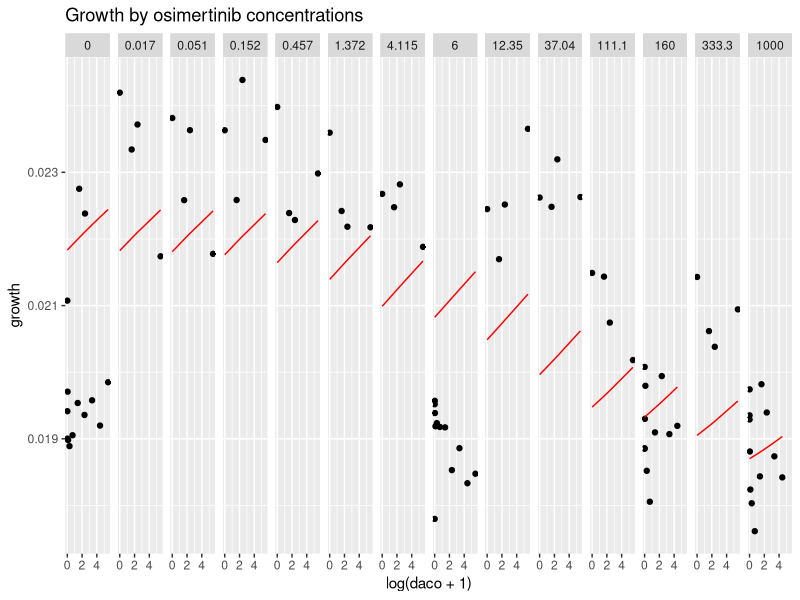
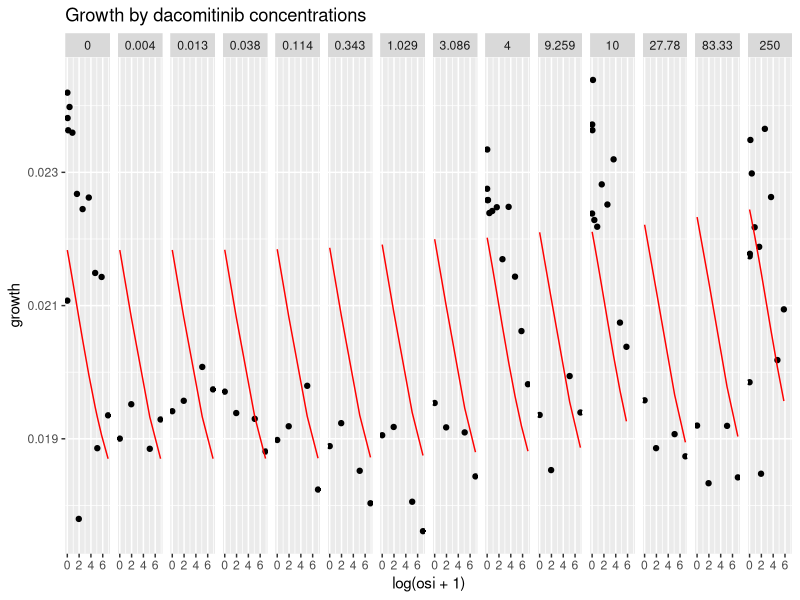

Write the R code that produced these figures, in order. (Note: this script raises an error after producing the figures.)
#####
# Author: Kamrine Poels
# Description: Obtain growth rates in PC9R cell line, expected to be resistant to daco.
#   This cell line displays the NRAS point mutation
#####

library(tidyverse)
library(reshape2)

#### Day 1 of PC9-DRH
# Load data
ccOsi = read.csv("../Data from Scott/PC9R_Osi/Day 1-PC9R_Osi.csv", header = F,
                 stringsAsFactors = F)
ccDaco = read.csv("../Data from Scott/PC9R_Daco/Day 1-PC9R_Daco.csv", header = F,
                  stringsAsFactors = F)
# Modify data for easier analysis
ccOsi[1,dim(ccOsi)[2]] = 0
ccOsi$V1 = as.numeric(ccOsi$V1)
ccOsi$V13 = as.numeric(ccOsi$V13)
ccDaco[1,dim(ccDaco)[2]] = 0
ccDaco$V1 = as.numeric(ccDaco$V1)
ccDaco$V13 = as.numeric(ccDaco$V13)
# Melt data frames and bind them
colnames(ccOsi) = ccOsi[1,]
ccOsi = ccOsi[-1,]
ccOsi = melt(ccOsi, id.vars = "NA")
colnames(ccOsi) = c("daco", "osi", "cellCount")
ccOsi$osi = as.numeric(as.character(ccOsi$osi))
colnames(ccDaco) = ccDaco[1,]
ccDaco = ccDaco[-1,]
ccDaco = melt(ccDaco, id.vars = "NA")
colnames(ccDaco) = c("osi", "daco", "cellCount")
ccDaco$daco = as.numeric(as.character(ccDaco$daco))
cc1day = rbind(ccOsi, ccDaco)
ccFrame = cbind(cc1day, hr = rep(24, dim(cc1day)[1]))

#### Day 2 of PC9-DRH
ccOsi = read.csv("../Data from Scott/PC9R_Osi/Day 2-PC9R_Osi.csv", header = F,
                 stringsAsFactors = F)
ccDaco = read.csv("../Data from Scott/PC9R_Daco/Day 2-PC9R_Daco.csv", header = F,
                  stringsAsFactors = F)
# Modify data for easier analysis
ccOsi[1,dim(ccOsi)[2]] = 0
ccOsi$V1 = as.numeric(ccOsi$V1)
ccOsi$V13 = as.numeric(ccOsi$V13)
ccDaco[1,dim(ccDaco)[2]] = 0
ccDaco$V1 = as.numeric(ccDaco$V1)
ccDaco$V13 = as.numeric(ccDaco$V13)
# Melt data frames and bind them
colnames(ccOsi) = ccOsi[1,]
ccOsi = ccOsi[-1,]
ccOsi = melt(ccOsi, id.vars = "NA")
colnames(ccOsi) = c("daco", "osi", "cellCount")
ccOsi$osi = as.numeric(as.character(ccOsi$osi))
colnames(ccDaco) = ccDaco[1,]
ccDaco = ccDaco[-1,]
ccDaco = melt(ccDaco, id.vars = "NA")
colnames(ccDaco) = c("osi", "daco", "cellCount")
ccDaco$daco = as.numeric(as.character(ccDaco$daco))
cc2day = rbind(ccOsi, ccDaco)
cc2day = cbind(cc2day, hr = rep(48, dim(cc2day)[1]))
ccFrame = rbind(ccFrame, cc2day)

#### Day 3 of PC9-DRH
ccOsi = read.csv("../Data from Scott/PC9R_Osi/Day 3-PC9R_Osi.csv", header = F,
                 stringsAsFactors = F)
ccDaco = read.csv("../Data from Scott/PC9R_Daco/Day 3-PC9R_Daco.csv", header = F,
                  stringsAsFactors = F)
# Modify data for easier analysis
ccOsi[1,dim(ccOsi)[2]] = 0
ccOsi$V1 = as.numeric(ccOsi$V1)
ccOsi$V13 = as.numeric(ccOsi$V13)
ccDaco[1,dim(ccDaco)[2]] = 0
ccDaco$V1 = as.numeric(ccDaco$V1)
ccDaco$V13 = as.numeric(ccDaco$V13)
# Melt data frames and bind them
colnames(ccOsi) = ccOsi[1,]
ccOsi = ccOsi[-1,]
ccOsi = melt(ccOsi, id.vars = "NA")
colnames(ccOsi) = c("daco", "osi", "cellCount")
ccOsi$osi = as.numeric(as.character(ccOsi$osi))
colnames(ccDaco) = ccDaco[1,]
ccDaco = ccDaco[-1,]
ccDaco = melt(ccDaco, id.vars = "NA")
colnames(ccDaco) = c("osi", "daco", "cellCount")
ccDaco$daco = as.numeric(as.character(ccDaco$daco))
cc3day = rbind(ccOsi, ccDaco)
cc3day = cbind(cc3day, hr = rep(72, dim(cc3day)[1]))
ccFrame = rbind(ccFrame, cc3day)

# The following plots show that log(y) ~ log(hour) is a better fit. However, this goes against the assumption of tumor growth. We think this may be due to confluency..
# ccFrame %>%
#   filter(daco == 0 ) %>%
#   ggplot(aes(x = hr, y = log10(cellCount), color = as.factor(osi)))+
#   geom_point()+
#   geom_smooth(method = "lm", alpha = .1, formula = y ~ x)+
#   scale_y_continuous(name = "Cell Count for PC9 (NRAS)", labels = scales::math_format(expr = 10^.x))+
#   labs(x = "Time (hr)", color = "Osimertinib\nlevel")+
#   theme_bw(base_size = 20)
# ggsave("Figures/cellCount_PC9Rosi.pdf", width = 7, height = 5)

# ccFrame %>%
#   filter(osi == 0) %>%
#   ggplot(aes(x = hr, y = log10(cellCount), color = as.factor(daco)))+
#   geom_point()+
#   geom_smooth(method = "lm", formula = y~x, alpha = .1)+
#   scale_y_continuous(name = "", labels = scales::math_format(expr = 10^.x))+
#   labs(x = "Time (hr)", color = "Dacomitinib\nlevel")+
#   theme_bw(base_size = 20) # +
#   # facet_grid(~as.factor(daco))
# ggsave("Figures/cellCount_PC9Rdaco.pdf", width = 7, height = 5)

PC9Rgrowth = ccFrame %>% 
  # Remove unexpected observations
  filter(!(daco==10 & osi==1000) & !(daco==250 & osi==160) & !(daco==250 & osi==1000)) %>% 
  group_by(daco, osi) %>% 
  do(model = lm(log(cellCount+1) ~ hr, data = .)) %>% 
  summarise(daco = daco, osi = osi, growth = model$coefficients[2], sd = summary(model)$coefficients[2,2])

# Specify death rate
if (min(PC9Rgrowth$growth)<0){
  d_nras = abs(min(PC9Rgrowth$growth))
}else{
  d_nras = 0.01
}

# Transform growth to the sigmoidal scale
yminNRAS = min(PC9Rgrowth$growth) - 10^-5
ymaxNRAS = max(PC9Rgrowth$growth) + 10^-5
# Fit function (may revise later)
# convertGrowth = function(growth, trans = F){
#   if (trans){log((growth-yminNRAS)/(ymaxNRAS - growth))}
#   else{(ymaxNRAS*exp(growth)+yminNRAS)/(1+exp(growth))}
# }

pc9Rfit = lm(log((growth - yminNRAS)/(ymaxNRAS - growth))~I(log(osi+1))+I(log(daco+1)), PC9Rgrowth)

figA = PC9Rgrowth %>% 
  mutate(fit = predict(pc9Rfit, newdata = .)) %>% 
  mutate(fit = (ymaxNRAS*exp(fit)+yminNRAS)/(1+exp(fit))) %>% 
  ggplot(aes(x = log(daco+1), y = growth))+
  geom_point() +
  geom_line(aes(y = fit), color = "red") +
  labs(title = "Growth by osimertinib concentrations") +
  facet_grid(~as.factor(osi))

figB = PC9Rgrowth %>% 
  mutate(fit = predict(pc9Rfit, newdata = .)) %>% 
  mutate(fit = (ymaxNRAS*exp(fit)+yminNRAS)/(1+exp(fit))) %>% 
  ggplot(aes(x = log(osi+1), y = growth))+
  geom_point() +
  geom_line(aes(y = fit), color = "red") +
  labs(title = "Growth by dacomitinib concentrations") +
  facet_grid(~as.factor(daco))

ggarrange(figA, figB, ncol = 1, labels = c("A", "B"))
# ggsave("../Figures/growthPredictios_PC9NRAS.pdf", width = 15, height = 5)


              